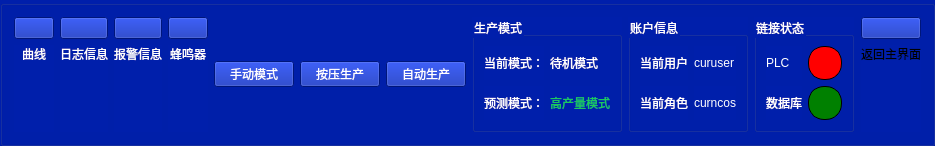
     <widget class="QGroupBox" name="groupBox_4">
      <property name="styleSheet">
       <string notr="true">background-color: rgb(0, 31, 171);</string>
      </property>
      <property name="title">
       <string/>
      </property>
      <property name="alignment">
       <set>Qt::AlignLeading|Qt::AlignLeft|Qt::AlignVCenter</set>
      </property>
      <layout class="QHBoxLayout" name="horizontalLayout_10">
       <item>
        <layout class="QVBoxLayout" name="verticalLayout_4">
         <item>
          <widget class="QPushButton" name="curve_button">
           <property name="text">
            <string/>
           </property>
           <property name="icon">
            <iconset resource="../icons.qrc">
             <normaloff>:/icons/curvedchart.png</normaloff>:/icons/curvedchart.png</iconset>
           </property>
           <property name="iconSize">
            <size>
             <width>65</width>
             <height>65</height>
            </size>
           </property>
          </widget>
         </item>
         <item>
          <widget class="QLabel" name="label_7">
           <property name="styleSheet">
            <string notr="true">color: rgb(255, 255, 255);</string>
           </property>
           <property name="text">
            <string>曲线</string>
           </property>
           <property name="alignment">
            <set>Qt::AlignHCenter|Qt::AlignTop</set>
           </property>
          </widget>
         </item>
        </layout>
       </item>
       <item>
        <layout class="QVBoxLayout" name="verticalLayout_5">
         <item>
          <widget class="QPushButton" name="log_button">
           <property name="text">
            <string/>
           </property>
           <property name="icon">
            <iconset resource="../icons.qrc">
             <normaloff>:/icons/info.png</normaloff>:/icons/info.png</iconset>
           </property>
           <property name="iconSize">
            <size>
             <width>65</width>
             <height>65</height>
            </size>
           </property>
          </widget>
         </item>
         <item>
          <widget class="QLabel" name="label_8">
           <property name="styleSheet">
            <string notr="true">color: rgb(255, 255, 255);</string>
           </property>
           <property name="text">
            <string>日志信息</string>
           </property>
           <property name="alignment">
            <set>Qt::AlignHCenter|Qt::AlignTop</set>
           </property>
          </widget>
         </item>
        </layout>
       </item>
       <item>
        <layout class="QVBoxLayout" name="verticalLayout_6">
         <item>
          <widget class="QPushButton" name="warning_button">
           <property name="text">
            <string/>
           </property>
           <property name="icon">
            <iconset resource="../icons.qrc">
             <normaloff>:/icons/warn2.png</normaloff>:/icons/warn2.png</iconset>
           </property>
           <property name="iconSize">
            <size>
             <width>65</width>
             <height>65</height>
            </size>
           </property>
          </widget>
         </item>
         <item>
          <widget class="QLabel" name="label_9">
           <property name="styleSheet">
            <string notr="true">color: rgb(255, 255, 255);</string>
           </property>
           <property name="text">
            <string>报警信息</string>
           </property>
           <property name="alignment">
            <set>Qt::AlignHCenter|Qt::AlignTop</set>
           </property>
          </widget>
         </item>
        </layout>
       </item>
       <item>
        <layout class="QVBoxLayout" name="verticalLayout_7">
         <item>
          <widget class="QPushButton" name="voice_button">
           <property name="text">
            <string/>
           </property>
           <property name="icon">
            <iconset resource="../icons.qrc">
             <normaloff>:/icons/bullhorn.png</normaloff>:/icons/bullhorn.png</iconset>
           </property>
           <property name="iconSize">
            <size>
             <width>65</width>
             <height>65</height>
            </size>
           </property>
          </widget>
         </item>
         <item>
          <widget class="QLabel" name="label_10">
           <property name="styleSheet">
            <string notr="true">color: rgb(255, 255, 255);</string>
           </property>
           <property name="text">
            <string>蜂鸣器</string>
           </property>
           <property name="alignment">
            <set>Qt::AlignHCenter|Qt::AlignTop</set>
           </property>
          </widget>
         </item>
        </layout>
       </item>
       <item>
        <widget class="QPushButton" name="manualmode_button">
         <property name="styleSheet">
          <string notr="true">color: rgb(255, 255, 255);</string>
         </property>
         <property name="text">
          <string>手动模式</string>
         </property>
        </widget>
       </item>
       <item>
        <widget class="QPushButton" name="pressmode_button">
         <property name="styleSheet">
          <string notr="true">color: rgb(255, 255, 255);</string>
         </property>
         <property name="text">
          <string>按压生产</string>
         </property>
        </widget>
       </item>
       <item>
        <widget class="QPushButton" name="automode_button">
         <property name="styleSheet">
          <string notr="true">color: rgb(255, 255, 255);</string>
         </property>
         <property name="text">
          <string>自动生产</string>
         </property>
        </widget>
       </item>
       <item>
        <widget class="QGroupBox" name="groupBox">
         <property name="styleSheet">
          <string notr="true">color: rgb(255, 255, 255);</string>
         </property>
         <property name="title">
          <string>生产模式</string>
         </property>
         <layout class="QHBoxLayout" name="horizontalLayout_3">
          <item>
           <layout class="QVBoxLayout" name="verticalLayout">
            <item>
             <layout class="QHBoxLayout" name="horizontalLayout" stretch="1,2">
              <item>
               <widget class="QLabel" name="label">
                <property name="styleSheet">
                 <string notr="true">color: rgb(255, 255, 255);</string>
                </property>
                <property name="text">
                 <string>当前模式：</string>
                </property>
               </widget>
              </item>
              <item>
               <widget class="QLabel" name="currentmode_label">
                <property name="styleSheet">
                 <string notr="true">color: rgb(255, 255, 255);
</string>
                </property>
                <property name="text">
                 <string>待机模式</string>
                </property>
               </widget>
              </item>
             </layout>
            </item>
            <item>
             <layout class="QHBoxLayout" name="horizontalLayout_2" stretch="1,2">
              <item>
               <widget class="QLabel" name="label_3">
                <property name="styleSheet">
                 <string notr="true">color: rgb(255, 255, 255);</string>
                </property>
                <property name="text">
                 <string>预测模式：</string>
                </property>
               </widget>
              </item>
              <item>
               <widget class="QLabel" name="predictmode_label">
                <property name="styleSheet">
                 <string notr="true">color: rgb(27, 202, 91);</string>
                </property>
                <property name="text">
                 <string>高产量模式</string>
                </property>
               </widget>
              </item>
             </layout>
            </item>
           </layout>
          </item>
         </layout>
        </widget>
       </item>
       <item>
        <widget class="QGroupBox" name="groupBox_2">
         <property name="styleSheet">
          <string notr="true">color: rgb(255, 255, 255);</string>
         </property>
         <property name="title">
          <string>账户信息</string>
         </property>
         <layout class="QHBoxLayout" name="horizontalLayout_4">
          <item>
           <layout class="QVBoxLayout" name="verticalLayout_2">
            <item>
             <layout class="QHBoxLayout" name="horizontalLayout_5" stretch="1,2">
              <item>
               <widget class="QLabel" name="label_2">
                <property name="styleSheet">
                 <string notr="true">color: rgb(255, 255, 255);</string>
                </property>
                <property name="text">
                 <string>当前用户</string>
                </property>
               </widget>
              </item>
              <item>
               <widget class="QLabel" name="current_label">
                <property name="text">
                 <string>curuser</string>
                </property>
               </widget>
              </item>
             </layout>
            </item>
            <item>
             <layout class="QHBoxLayout" name="horizontalLayout_6" stretch="1,2">
              <item>
               <widget class="QLabel" name="label_4">
                <property name="styleSheet">
                 <string notr="true">color: rgb(255, 255, 255);</string>
                </property>
                <property name="text">
                 <string>当前角色</string>
                </property>
               </widget>
              </item>
              <item>
               <widget class="QLabel" name="curentrole_label">
                <property name="text">
                 <string>curncos</string>
                </property>
               </widget>
              </item>
             </layout>
            </item>
           </layout>
          </item>
         </layout>
        </widget>
       </item>
       <item>
        <widget class="QGroupBox" name="groupBox_3">
         <property name="styleSheet">
          <string notr="true">color: rgb(255, 255, 255);</string>
         </property>
         <property name="title">
          <string>链接状态</string>
         </property>
         <layout class="QHBoxLayout" name="horizontalLayout_7">
          <item>
           <layout class="QVBoxLayout" name="verticalLayout_3">
            <item>
             <layout class="QHBoxLayout" name="horizontalLayout_8" stretch="1,2">
              <item>
               <widget class="QLabel" name="label_5">
                <property name="styleSheet">
                 <string notr="true">color: rgb(255, 255, 255);</string>
                </property>
                <property name="text">
                 <string>PLC</string>
                </property>
               </widget>
              </item>
              <item>
               <widget class="QLabel" name="PLCstate_label">
                <property name="styleSheet">
                 <string notr="true">min-width:32px;min-height:32px;max-width:32px;max-height:32px;border-radius:16px;border:1px solid black;background:red</string>
                </property>
                <property name="text">
                 <string/>
                </property>
               </widget>
              </item>
             </layout>
            </item>
            <item>
             <layout class="QHBoxLayout" name="horizontalLayout_9" stretch="1,2">
              <item>
               <widget class="QLabel" name="label_6">
                <property name="styleSheet">
                 <string notr="true">color: rgb(255, 255, 255);</string>
                </property>
                <property name="text">
                 <string>数据库</string>
                </property>
               </widget>
              </item>
              <item>
               <widget class="QLabel" name="database_label">
                <property name="styleSheet">
                 <string notr="true">min-width:32px;min-height:32px;max-width:32px;max-height:32px;border-radius:16px;border:1px solid black;background:green</string>
                </property>
                <property name="text">
                 <string/>
                </property>
               </widget>
              </item>
             </layout>
            </item>
           </layout>
          </item>
         </layout>
        </widget>
       </item>
       <item>
        <spacer name="horizontalSpacer">
         <property name="orientation">
          <enum>Qt::Horizontal</enum>
         </property>
         <property name="sizeHint" stdset="0">
          <size>
           <width>1</width>
           <height>20</height>
          </size>
         </property>
        </spacer>
       </item>
       <item>
        <layout class="QVBoxLayout" name="verticalLayout_8">
         <item>
          <widget class="QPushButton" name="home_label">
           <property name="text">
            <string/>
           </property>
           <property name="icon">
            <iconset resource="../icons.qrc">
             <normaloff>:/icons/House.png</normaloff>:/icons/House.png</iconset>
           </property>
           <property name="iconSize">
            <size>
             <width>65</width>
             <height>65</height>
            </size>
           </property>
          </widget>
         </item>
         <item>
          <widget class="QLabel" name="label_11">
           <property name="text">
            <string>返回主界面</string>
           </property>
           <property name="alignment">
            <set>Qt::AlignHCenter|Qt::AlignTop</set>
           </property>
          </widget>
         </item>
        </layout>
       </item>
      </layout>
     </widget>
